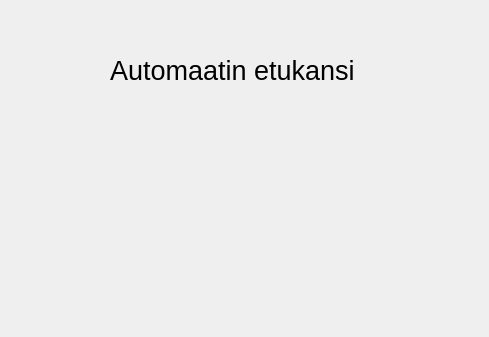
<?xml version="1.0" encoding="UTF-8"?>
<ui version="4.0">
 <class>headwindow</class>
 <widget class="QDialog" name="headwindow">
  <property name="geometry">
   <rect>
    <x>0</x>
    <y>0</y>
    <width>489</width>
    <height>337</height>
   </rect>
  </property>
  <property name="windowTitle">
   <string>Dialog</string>
  </property>
  <widget class="QLabel" name="label">
   <property name="geometry">
    <rect>
     <x>110</x>
     <y>40</y>
     <width>261</width>
     <height>61</height>
    </rect>
   </property>
   <property name="font">
    <font>
     <pointsize>20</pointsize>
    </font>
   </property>
   <property name="text">
    <string>Automaatin etukansi</string>
   </property>
  </widget>
 </widget>
 <resources/>
 <connections/>
</ui>
